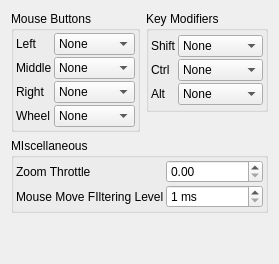
     <widget class="QWidget" name="InteractionTab">
      <attribute name="icon">
       <iconset resource="icons.qrc">
        <normaloff>:/mouse/icons/mouse_translate.svg</normaloff>:/mouse/icons/mouse_translate.svg</iconset>
      </attribute>
      <attribute name="title">
       <string>Interaction</string>
      </attribute>
      <layout class="QVBoxLayout" name="verticalLayout_22">
       <item>
        <layout class="QVBoxLayout" name="verticalLayout_3">
         <item>
          <layout class="QHBoxLayout" name="horizontalLayout_3">
           <item>
            <widget class="QGroupBox" name="MouseGroup">
             <property name="sizePolicy">
              <sizepolicy hsizetype="Preferred" vsizetype="Minimum">
               <horstretch>0</horstretch>
               <verstretch>0</verstretch>
              </sizepolicy>
             </property>
             <property name="title">
              <string>Mouse Buttons</string>
             </property>
             <layout class="QHBoxLayout">
              <property name="spacing">
               <number>4</number>
              </property>
              <property name="margin">
               <number>2</number>
              </property>
              <item>
               <layout class="QGridLayout">
                <property name="margin">
                 <number>0</number>
                </property>
                <property name="spacing">
                 <number>2</number>
                </property>
                <item row="2" column="0">
                 <widget class="QLabel" name="label_25">
                  <property name="text">
                   <string>Right</string>
                  </property>
                 </widget>
                </item>
                <item row="1" column="1">
                 <widget class="QComboBox" name="MiddleMouseCombo">
                  <property name="sizePolicy">
                   <sizepolicy hsizetype="Preferred" vsizetype="Fixed">
                    <horstretch>0</horstretch>
                    <verstretch>0</verstretch>
                   </sizepolicy>
                  </property>
                  <item>
                   <property name="text">
                    <string>None</string>
                   </property>
                  </item>
                  <item>
                   <property name="text">
                    <string>Rotate</string>
                   </property>
                  </item>
                  <item>
                   <property name="text">
                    <string>Translate</string>
                   </property>
                  </item>
                  <item>
                   <property name="text">
                    <string>Interact</string>
                   </property>
                  </item>
                  <item>
                   <property name="text">
                    <string>Zoom</string>
                   </property>
                  </item>
                  <item>
                   <property name="text">
                    <string>Z-Rotate</string>
                   </property>
                  </item>
                 </widget>
                </item>
                <item row="0" column="1">
                 <widget class="QComboBox" name="LeftMouseCombo">
                  <property name="sizePolicy">
                   <sizepolicy hsizetype="Preferred" vsizetype="Fixed">
                    <horstretch>0</horstretch>
                    <verstretch>0</verstretch>
                   </sizepolicy>
                  </property>
                  <item>
                   <property name="text">
                    <string>None</string>
                   </property>
                  </item>
                  <item>
                   <property name="text">
                    <string>Rotate</string>
                   </property>
                  </item>
                  <item>
                   <property name="text">
                    <string>Translate</string>
                   </property>
                  </item>
                  <item>
                   <property name="text">
                    <string>Interact</string>
                   </property>
                  </item>
                  <item>
                   <property name="text">
                    <string>Zoom</string>
                   </property>
                  </item>
                  <item>
                   <property name="text">
                    <string>Z-Rotate</string>
                   </property>
                  </item>
                 </widget>
                </item>
                <item row="1" column="0">
                 <widget class="QLabel" name="label_24">
                  <property name="text">
                   <string>Middle</string>
                  </property>
                 </widget>
                </item>
                <item row="0" column="0">
                 <widget class="QLabel" name="label_23">
                  <property name="text">
                   <string>Left</string>
                  </property>
                 </widget>
                </item>
                <item row="2" column="1">
                 <widget class="QComboBox" name="RightMouseCombo">
                  <property name="sizePolicy">
                   <sizepolicy hsizetype="Preferred" vsizetype="Fixed">
                    <horstretch>0</horstretch>
                    <verstretch>0</verstretch>
                   </sizepolicy>
                  </property>
                  <item>
                   <property name="text">
                    <string>None</string>
                   </property>
                  </item>
                  <item>
                   <property name="text">
                    <string>Rotate</string>
                   </property>
                  </item>
                  <item>
                   <property name="text">
                    <string>Translate</string>
                   </property>
                  </item>
                  <item>
                   <property name="text">
                    <string>Interact</string>
                   </property>
                  </item>
                  <item>
                   <property name="text">
                    <string>Zoom</string>
                   </property>
                  </item>
                  <item>
                   <property name="text">
                    <string>Z-Rotate</string>
                   </property>
                  </item>
                 </widget>
                </item>
                <item row="3" column="0">
                 <widget class="QLabel" name="label_29">
                  <property name="text">
                   <string>Wheel</string>
                  </property>
                 </widget>
                </item>
                <item row="3" column="1">
                 <widget class="QComboBox" name="WheelMouseCombo">
                  <property name="sizePolicy">
                   <sizepolicy hsizetype="Preferred" vsizetype="Fixed">
                    <horstretch>0</horstretch>
                    <verstretch>0</verstretch>
                   </sizepolicy>
                  </property>
                  <item>
                   <property name="text">
                    <string>None</string>
                   </property>
                  </item>
                  <item>
                   <property name="text">
                    <string>Rotate</string>
                   </property>
                  </item>
                  <item>
                   <property name="text">
                    <string>Translate</string>
                   </property>
                  </item>
                  <item>
                   <property name="text">
                    <string>Interact</string>
                   </property>
                  </item>
                  <item>
                   <property name="text">
                    <string>Zoom</string>
                   </property>
                  </item>
                  <item>
                   <property name="text">
                    <string>Z-Rotate</string>
                   </property>
                  </item>
                 </widget>
                </item>
               </layout>
              </item>
             </layout>
            </widget>
           </item>
           <item>
            <layout class="QVBoxLayout" name="verticalLayout_4">
             <item>
              <widget class="QGroupBox" name="KeyboardGroup">
               <property name="title">
                <string>Key Modifiers</string>
               </property>
               <layout class="QVBoxLayout">
                <property name="spacing">
                 <number>4</number>
                </property>
                <property name="margin">
                 <number>2</number>
                </property>
                <item>
                 <layout class="QGridLayout">
                  <property name="margin">
                   <number>0</number>
                  </property>
                  <property name="spacing">
                   <number>2</number>
                  </property>
                  <item row="2" column="0">
                   <widget class="QLabel" name="label_32">
                    <property name="text">
                     <string>Alt</string>
                    </property>
                   </widget>
                  </item>
                  <item row="0" column="0">
                   <widget class="QLabel" name="label_30">
                    <property name="text">
                     <string>Shift</string>
                    </property>
                   </widget>
                  </item>
                  <item row="1" column="0">
                   <widget class="QLabel" name="label_31">
                    <property name="text">
                     <string>Ctrl</string>
                    </property>
                   </widget>
                  </item>
                  <item row="0" column="1">
                   <widget class="QComboBox" name="ShiftButtonCombo">
                    <property name="sizePolicy">
                     <sizepolicy hsizetype="Preferred" vsizetype="Fixed">
                      <horstretch>0</horstretch>
                      <verstretch>0</verstretch>
                     </sizepolicy>
                    </property>
                    <item>
                     <property name="text">
                      <string>None</string>
                     </property>
                    </item>
                    <item>
                     <property name="text">
                      <string>Transform</string>
                     </property>
                    </item>
                    <item>
                     <property name="text">
                      <string>Z-Rotate</string>
                     </property>
                    </item>
                   </widget>
                  </item>
                  <item row="1" column="1">
                   <widget class="QComboBox" name="CtrlButtonCombo">
                    <property name="sizePolicy">
                     <sizepolicy hsizetype="Preferred" vsizetype="Fixed">
                      <horstretch>0</horstretch>
                      <verstretch>0</verstretch>
                     </sizepolicy>
                    </property>
                    <item>
                     <property name="text">
                      <string>None</string>
                     </property>
                    </item>
                    <item>
                     <property name="text">
                      <string>Transform</string>
                     </property>
                    </item>
                    <item>
                     <property name="text">
                      <string>Z-Rotate</string>
                     </property>
                    </item>
                   </widget>
                  </item>
                  <item row="2" column="1">
                   <widget class="QComboBox" name="AltButtonCombo">
                    <property name="sizePolicy">
                     <sizepolicy hsizetype="Preferred" vsizetype="Fixed">
                      <horstretch>0</horstretch>
                      <verstretch>0</verstretch>
                     </sizepolicy>
                    </property>
                    <item>
                     <property name="text">
                      <string>None</string>
                     </property>
                    </item>
                    <item>
                     <property name="text">
                      <string>Transform</string>
                     </property>
                    </item>
                    <item>
                     <property name="text">
                      <string>Z-Rotate</string>
                     </property>
                    </item>
                   </widget>
                  </item>
                 </layout>
                </item>
               </layout>
              </widget>
             </item>
             <item>
              <spacer>
               <property name="orientation">
                <enum>Qt::Vertical</enum>
               </property>
               <property name="sizeType">
                <enum>QSizePolicy::Minimum</enum>
               </property>
               <property name="sizeHint" stdset="0">
                <size>
                 <width>20</width>
                 <height>20</height>
                </size>
               </property>
              </spacer>
             </item>
            </layout>
           </item>
          </layout>
         </item>
         <item>
          <widget class="QGroupBox" name="MiscInteractionGroup">
           <property name="title">
            <string>MIscellaneous</string>
           </property>
           <layout class="QHBoxLayout" name="horizontalLayout_16">
            <property name="spacing">
             <number>2</number>
            </property>
            <property name="margin">
             <number>2</number>
            </property>
            <item>
             <layout class="QGridLayout" name="gridLayout_7">
              <item row="0" column="0">
               <widget class="QLabel" name="ZoomThlabel">
                <property name="sizePolicy">
                 <sizepolicy hsizetype="Minimum" vsizetype="Preferred">
                  <horstretch>0</horstretch>
                  <verstretch>0</verstretch>
                 </sizepolicy>
                </property>
                <property name="text">
                 <string>Zoom Throttle</string>
                </property>
               </widget>
              </item>
              <item row="0" column="1">
               <widget class="QDoubleSpinBox" name="ZoomThrottleSpin">
                <property name="sizePolicy">
                 <sizepolicy hsizetype="Expanding" vsizetype="Fixed">
                  <horstretch>0</horstretch>
                  <verstretch>0</verstretch>
                 </sizepolicy>
                </property>
               </widget>
              </item>
              <item row="1" column="1">
               <widget class="QSpinBox" name="MouseMoveFilterSpin">
                <property name="toolTip">
                 <string>Sets the minimum time limit between redraws of the screen when manipulating with the mouse</string>
                </property>
                <property name="suffix">
                 <string> ms</string>
                </property>
                <property name="minimum">
                 <number>1</number>
                </property>
                <property name="maximum">
                 <number>200</number>
                </property>
               </widget>
              </item>
              <item row="1" column="0">
               <widget class="QLabel" name="label_59">
                <property name="text">
                 <string>Mouse Move FIltering Level</string>
                </property>
               </widget>
              </item>
             </layout>
            </item>
           </layout>
          </widget>
         </item>
         <item>
          <spacer>
           <property name="orientation">
            <enum>Qt::Vertical</enum>
           </property>
           <property name="sizeHint" stdset="0">
            <size>
             <width>20</width>
             <height>40</height>
            </size>
           </property>
          </spacer>
         </item>
        </layout>
       </item>
      </layout>
     </widget>
